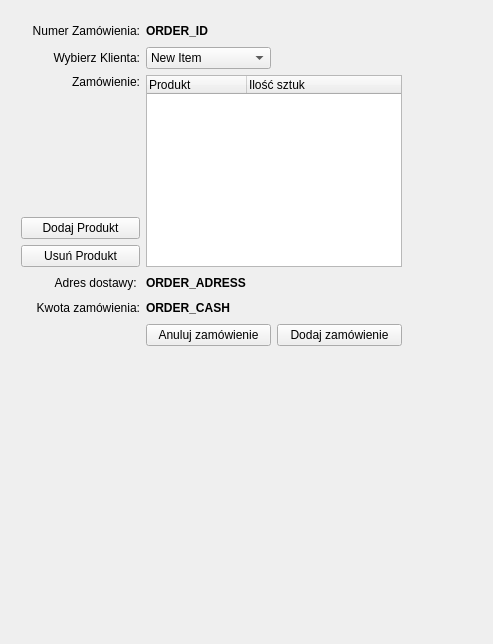
<?xml version="1.0" encoding="UTF-8"?>
<ui version="4.0">
 <class>Form</class>
 <widget class="QWidget" name="Form">
  <property name="geometry">
   <rect>
    <x>0</x>
    <y>0</y>
    <width>493</width>
    <height>644</height>
   </rect>
  </property>
  <property name="focusPolicy">
   <enum>Qt::StrongFocus</enum>
  </property>
  <property name="windowTitle">
   <string>Nowe Zamówienie</string>
  </property>
  <widget class="QWidget" name="">
   <property name="geometry">
    <rect>
     <x>21</x>
     <y>21</y>
     <width>381</width>
     <height>350</height>
    </rect>
   </property>
   <layout class="QGridLayout" name="gridLayout">
    <item row="0" column="0">
     <widget class="QLabel" name="label_4">
      <property name="text">
       <string>Numer Zamówienia:</string>
      </property>
      <property name="alignment">
       <set>Qt::AlignRight|Qt::AlignTrailing|Qt::AlignVCenter</set>
      </property>
     </widget>
    </item>
    <item row="0" column="1">
     <widget class="QLabel" name="labelOrderID">
      <property name="font">
       <font>
        <weight>75</weight>
        <bold>true</bold>
       </font>
      </property>
      <property name="text">
       <string>ORDER_ID</string>
      </property>
     </widget>
    </item>
    <item row="1" column="0">
     <widget class="QLabel" name="label">
      <property name="text">
       <string>Wybierz Klienta:</string>
      </property>
      <property name="alignment">
       <set>Qt::AlignRight|Qt::AlignTrailing|Qt::AlignVCenter</set>
      </property>
     </widget>
    </item>
    <item row="1" column="1">
     <widget class="QComboBox" name="comboBox">
      <property name="focusPolicy">
       <enum>Qt::StrongFocus</enum>
      </property>
      <property name="editable">
       <bool>false</bool>
      </property>
      <item>
       <property name="text">
        <string>New Item</string>
       </property>
      </item>
      <item>
       <property name="text">
        <string>New Item1</string>
       </property>
      </item>
     </widget>
    </item>
    <item row="2" column="0">
     <widget class="QLabel" name="label_2">
      <property name="text">
       <string>Zamówienie:</string>
      </property>
      <property name="alignment">
       <set>Qt::AlignRight|Qt::AlignTop|Qt::AlignTrailing</set>
      </property>
     </widget>
    </item>
    <item row="2" column="1" rowspan="3" colspan="2">
     <widget class="QTableWidget" name="tableWidget">
      <property name="selectionMode">
       <enum>QAbstractItemView::SingleSelection</enum>
      </property>
      <property name="selectionBehavior">
       <enum>QAbstractItemView::SelectRows</enum>
      </property>
      <attribute name="horizontalHeaderStretchLastSection">
       <bool>true</bool>
      </attribute>
      <column>
       <property name="text">
        <string>Produkt</string>
       </property>
       <property name="textAlignment">
        <set>AlignLeading|AlignVCenter</set>
       </property>
      </column>
      <column>
       <property name="text">
        <string>Ilość sztuk</string>
       </property>
       <property name="textAlignment">
        <set>AlignLeading|AlignVCenter</set>
       </property>
      </column>
     </widget>
    </item>
    <item row="3" column="0">
     <widget class="QPushButton" name="addProductButton">
      <property name="text">
       <string>Dodaj Produkt</string>
      </property>
     </widget>
    </item>
    <item row="4" column="0">
     <widget class="QPushButton" name="removeButton">
      <property name="text">
       <string>Usuń Produkt</string>
      </property>
     </widget>
    </item>
    <item row="5" column="0">
     <widget class="QLabel" name="label_1">
      <property name="text">
       <string>Adres dostawy: </string>
      </property>
      <property name="alignment">
       <set>Qt::AlignRight|Qt::AlignTrailing|Qt::AlignVCenter</set>
      </property>
     </widget>
    </item>
    <item row="5" column="1">
     <widget class="QLabel" name="labelOrderAdress">
      <property name="font">
       <font>
        <weight>75</weight>
        <bold>true</bold>
       </font>
      </property>
      <property name="text">
       <string>ORDER_ADRESS</string>
      </property>
     </widget>
    </item>
    <item row="6" column="0">
     <widget class="QLabel" name="label_5">
      <property name="text">
       <string>Kwota zamówienia:</string>
      </property>
      <property name="alignment">
       <set>Qt::AlignRight|Qt::AlignTrailing|Qt::AlignVCenter</set>
      </property>
     </widget>
    </item>
    <item row="6" column="1">
     <widget class="QLabel" name="labelOrderCash">
      <property name="font">
       <font>
        <weight>75</weight>
        <bold>true</bold>
       </font>
      </property>
      <property name="text">
       <string>ORDER_CASH</string>
      </property>
     </widget>
    </item>
    <item row="7" column="1">
     <widget class="QPushButton" name="cancelButton">
      <property name="text">
       <string>Anuluj zamówienie</string>
      </property>
     </widget>
    </item>
    <item row="7" column="2">
     <widget class="QPushButton" name="acceptOrderButton">
      <property name="text">
       <string>Dodaj zamówienie</string>
      </property>
     </widget>
    </item>
    <item row="8" column="0">
     <widget class="QLabel" name="label_3">
      <property name="text">
       <string/>
      </property>
     </widget>
    </item>
   </layout>
  </widget>
 </widget>
 <resources/>
 <connections/>
</ui>
